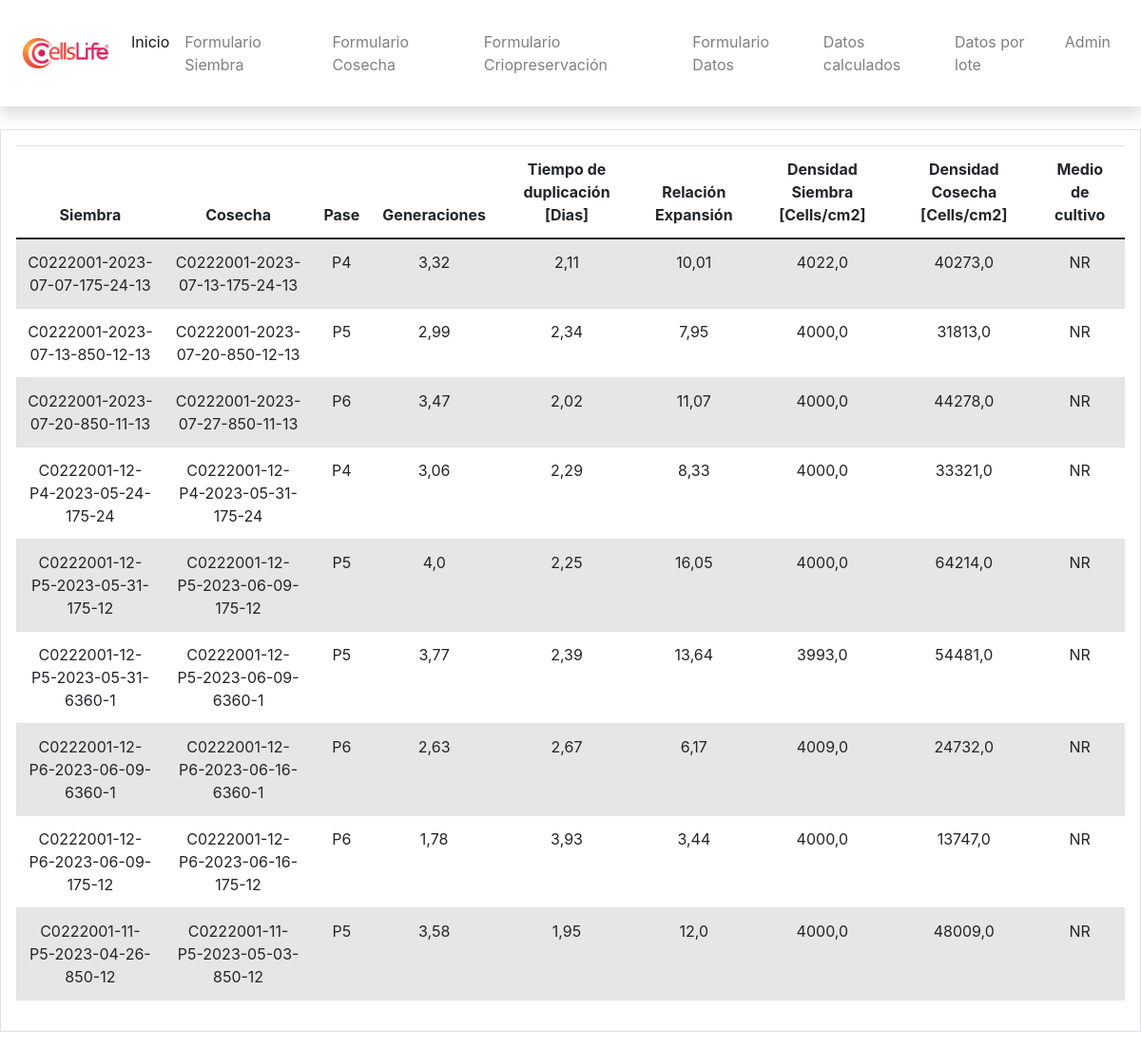
The page /datos/ on the database as committed earlier.
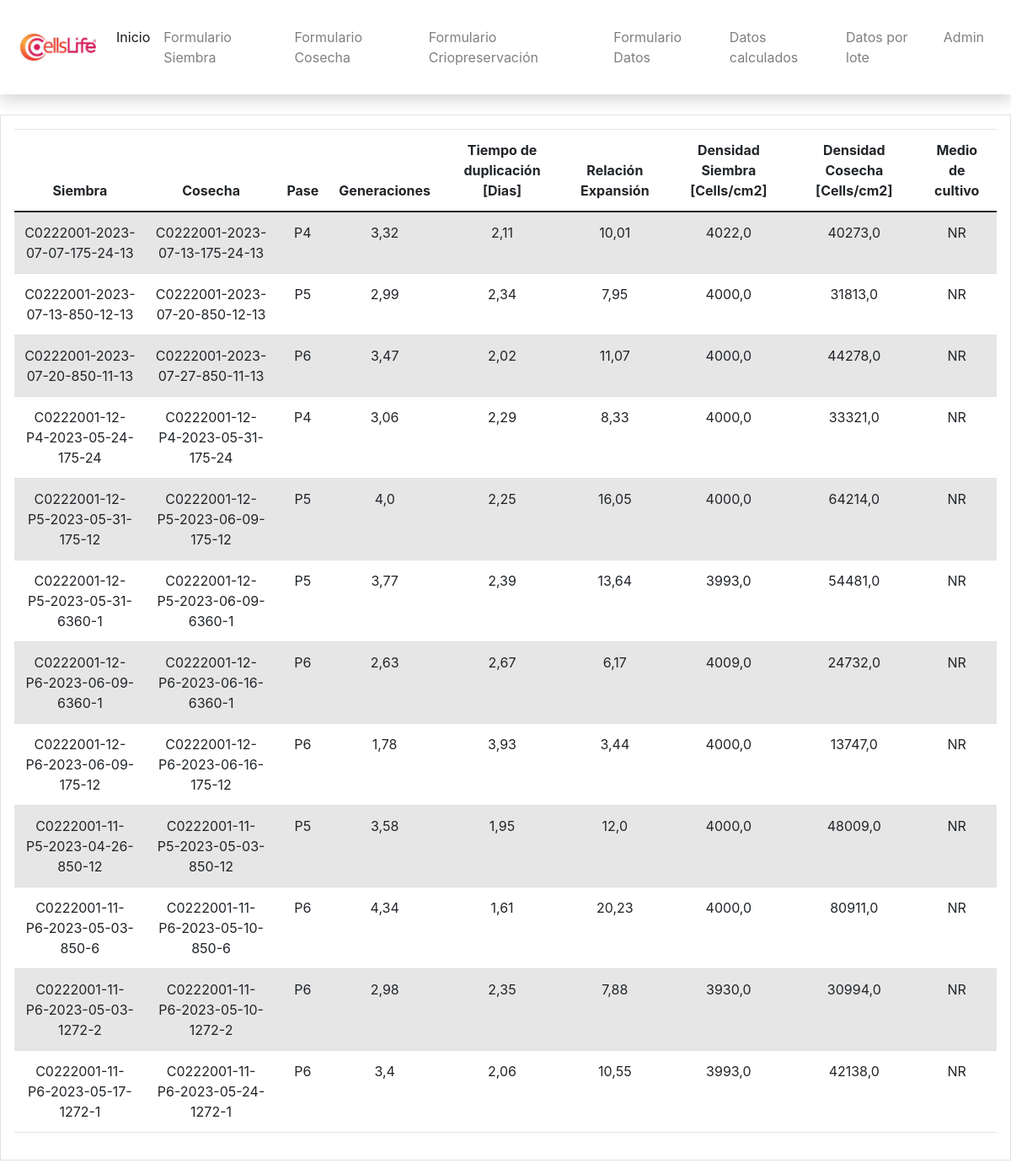
The same page on the database as committed later.
### formularios/models.py (models this page shows, shortened)
class Dato(models.Model):
    cci = models.CharField(max_length=10 , default="")
    medioSiembra = models.CharField(max_length=50 , default="NR")
    siembra = models.ForeignKey(Siembra, on_delete=models.CASCADE)
    cosecha = models.ForeignKey(Cosecha, on_delete=models.CASCADE)
    generaciones = models.FloatField()
    tiempoDuplicacion = models.FloatField()
    relacionExpansion = models.FloatField()
    loteDatos = models.CharField(default="000", max_length=50)
    pase = models.CharField(default="000", max_length=50)
    densidadCosecha = models.FloatField(default=0.0,  max_length=10)
    densidadSiembra = models.FloatField(default=0.0,  max_length=10)
    datoId = models.CharField(max_length=50, primary_key=True)

class Siembra(models.Model):
    cci = models.CharField(max_length=10, default="")
    medioSiembra = models.CharField(max_length=50, default="NR")
    loteSimbra = models.CharField(max_length=50)
    fechaSiembra = models.DateField()
    paseSiembra = models.CharField(choices=[('P0', 'P0'),('P1', 'P1'), ('P2', 'P2'), ('P3', 'P3'), ('P4', 'P4'), ('P5', 'P5'), ('P6', 'P6'), ('P7', 'P7')] , max_length=10)
    areaFrascosSiembra = models.IntegerField(choices=[(25, 'T25'), (75, 'T75'), (175, 'T175'), (850, 'CR Liso'), (2125, 'CR Corrugado'), (1272, 'CS 2p'), (3180, 'CS 5p'), (6360, 'CS 10p'), (500, 'TripleFlask'),  (0, 'Crioviales')])
    numFrascosSiembra = models.IntegerField()
    numCelulasSembradasXFrasco = models.FloatField()
    densidadSiembra = models.IntegerField()
    siembraId = models.CharField(max_length=50, unique=True, primary_key=True)
    totalSiembra = models.FloatField(max_length=10)
    def __str__(self):
        return self.siembraId

class Cosecha(models.Model):
    cci = models.CharField(max_length=10, default="")
    loteCosecha = models.CharField(default="", max_length=50)
    fechaCosecha = models.DateField()
    paseCosecha = models.CharField(choices=[('P0', 'P0'),('P1', 'P1'), ('P2', 'P2'), ('P3', 'P3'), ('P4', 'P4'), ('P5', 'P5'), ('P6', 'P6'), ('P7', 'P7')] , max_length=10)
    areaFrascosCosecha = models.IntegerField(choices=[(25, 'T25'), (75, 'T75'), (175, 'T175'), (850, 'CR Liso'), (2125, 'CR Corrugado'),(1272, 'CS 2p'), (3180, 'CS 5p'), (6360, 'CS 10p'), (500, 'TripleFlask'), (0, 'Crioviales')])
    numFrascosCosecha = models.IntegerField()
    confluenciaCosecha = models.FloatField()
    tiempoCultivoDias = models.IntegerField()
    numCelulasObtenidas = models.FloatField()
    viabilidadCosecha = models.IntegerField()
    siembra = models.ForeignKey(Siembra, on_delete=models.CASCADE)
    densidadCosecha = models.IntegerField()
    totalObtenidas = models.FloatField()
    cosechaId = models.CharField(max_length=50, unique=True, primary_key=True)
    def __str__(self):
        return self.cosechaId

### formularios/views.py (the view)
# urls.py: path('datos/', views.datos, name='datos'),
def datos(request):
    datos = models.Dato.objects.all()
    return render(request, 'formularios/datos.html', {'datos':datos} )

### formularios/templates/formularios/datos.html (shortened to what this page needs)
{% extends 'formularios/base.html' %}
{% block content %}
    <table class="table table-striped" >
        <thead>
            <tr>
                <th>Siembra</th>
                <th>Cosecha</th>
                <th>Pase</th>
                <th>Generaciones</th>
                <th>Tiempo de duplicación [Dias] </th>
                <th>Relación Expansión</th>
                <th> Densidad Siembra [Cells/cm2] </th>
                <th> Densidad Cosecha [Cells/cm2] </th>
                <th> Medio de cultivo </th>
            </tr>
        </thead>
        <tbody>
            {% for i in datos %}
            <tr>
              <td>{{ i.siembra }}</td>
              <td>{{ i.cosecha }}</td>
              <td>{{ i.pase }}</td>
              <td>{{ i.generaciones }}</td>
              <td>{{i.tiempoDuplicacion}}</td>
              <td>{{i.relacionExpansion}}</td>
              <td>{{i.densidadSiembra}}</td>
              <td>{{i.densidadCosecha}}</td>
              <td>{{i.medioSiembra}}</td>
            </tr>
          {% endfor %}
        </tbody>
    </table>
{% endblock %}

Rows that differ between the two databases and show on the page:
added Dato: siembra "C0222001-11-P6-2023-05-03-850-6", cosecha "C0222001-11-P6-2023-05-10-850-6", pase "P6", generaciones "4,34", tiempoDuplicacion "1,61", relacionExpansion "20,23", densidadSiembra "4000,0", densidadCosecha "80911,0", medioSiembra "NR"
added Dato: siembra "C0222001-11-P6-2023-05-03-1272-2", cosecha "C0222001-11-P6-2023-05-10-1272-2", pase "P6", generaciones "2,98", tiempoDuplicacion "2,35", relacionExpansion "7,88", densidadSiembra "3930,0", densidadCosecha "30994,0", medioSiembra "NR"
added Dato: siembra "C0222001-11-P6-2023-05-17-1272-1", cosecha "C0222001-11-P6-2023-05-24-1272-1", pase "P6", generaciones "3,4", tiempoDuplicacion "2,06", relacionExpansion "10,55", densidadSiembra "3993,0", densidadCosecha "42138,0", medioSiembra "NR"
